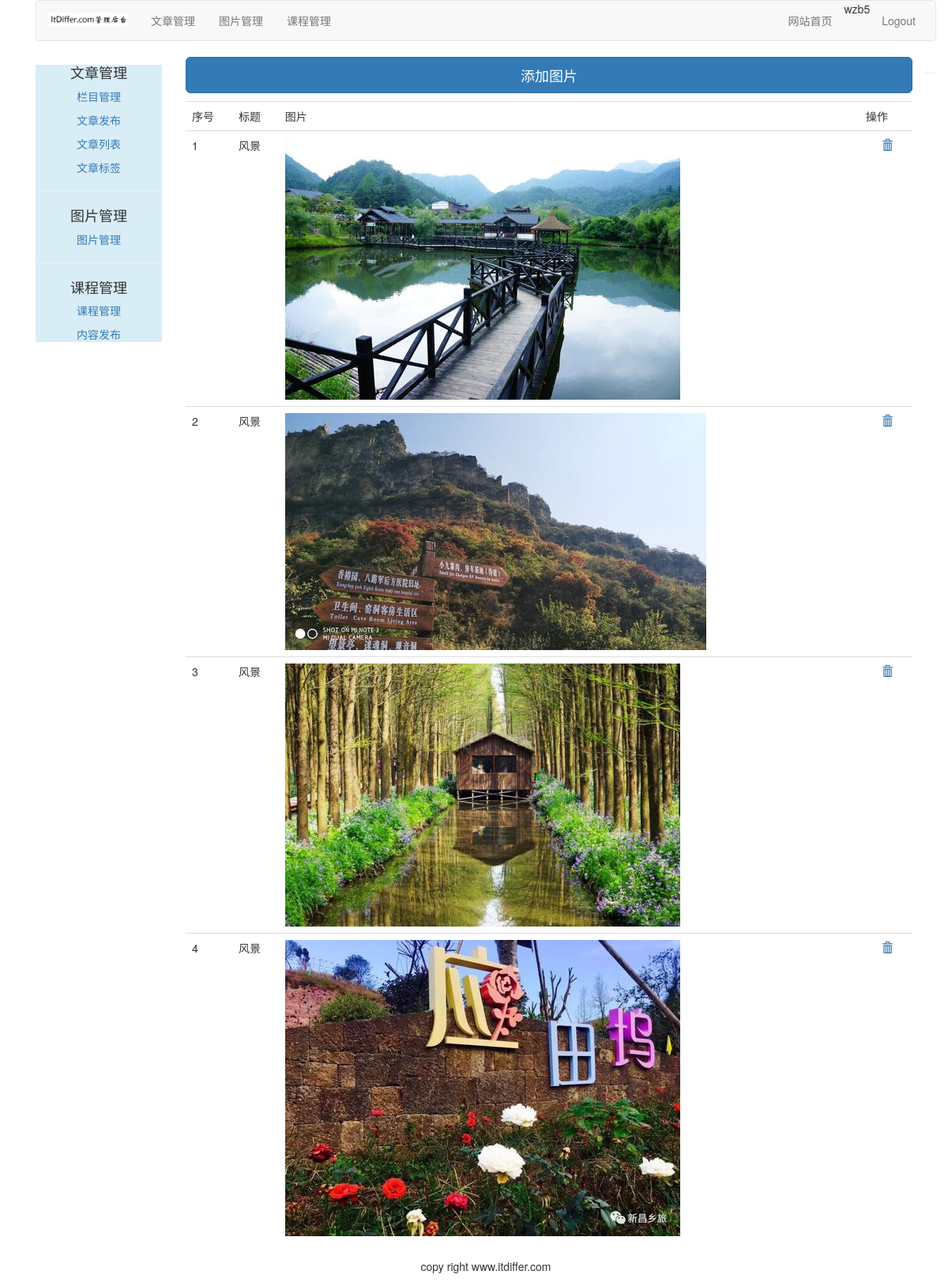
The page /image/list-images/ (signed in) on the database its author committed.
### image/models.py (models this page shows, shortened)
class Image(models.Model):
    user = models.ForeignKey(User, on_delete=models.CASCADE, related_name="iamges")
    title = models.CharField(max_length=300)
    url = models.URLField()
    slug = models.SlugField(max_length=500, blank=True)
    description = models.TextField(blank=True)
    created = models.DateField(auto_now_add=True, db_index=True)
    image = models.ImageField(upload_to='images/%Y/%m/%d')

### image/views.py (the view)
# urls.py: path('list-images/', views.list_images, name="list_images"),
@login_required(login_url='/account/login/')
def list_images(request):
    images = Image.objects.filter(user=request.user)
    return render(request, 'image/list_images.html', {"images": images})

### templates/image/list_images.html (shortened to what this page needs)
{% extends "article/base.html" %}
{% load thumbnail %}
{% load static %}
{% block content %}
<div>
    <button type="button" class="btn btn-primary btn-lg btn-block" onclick="add_image()"> 添加图片</button>
    <div style="margin-top:10px;">
        <table class="table table-hover">
            <tr>
                <td>序号</td>
                <td>标题</td>
                <td>图片</td>
                <td>操作</td>
            </tr>
            {% for image in images %}
            <tr>
                <td>{{ forloop.counter }}</td>
                <td>{{ image.title }}</td>
                {% thumbnail image.image "100x100" crop="center" as im %}
                <td><img src="{{ im.url }}" width="{{ im.width }}" height="{{ im.height }}"></td>
                {% endthumbnail %}
                <td><a nane="delete" href="javascript:" onclick="del_image(this, {{ image.id }})"><span class="glyphicon glyphicon-trash" style="margin-left:20px;"></span></a></td>
            </tr>
            {% empty %}
            <p>还没有图片，请点击上面的按钮添加图片</p>
            {% endfor %}
        </table>
    </div>
</div>
{% endblock %}

### templates/article/header.html
{% load static %}
<div class="container">
    <nav class="navbar navbar-default" role="navigation">
        <div class="navbar-header">
            <a class="navbar-brand" href="http://www.itdiffer.com">
                <img src="{% static 'images/backlogo.png' %}" width="100px">
            </a>
        </div>
        <div>
            <ul class="nav navbar-nav" role="tablist">
                <li><a href="{% url 'article:article_column' %}">文章管理</a> </li>
                <li><a href="{% url 'image:list_images' %}">图片管理</a> </li>
                <li><a href="{% url 'course:manage_course' %}">课程管理</a> </li>
            </ul>
            <ul class="nav navbar-nav navbar-right" style="margin-right:10px">
                <li><a href="{% url 'blog:blog_title' %}">网站首页</a> </li>
                <li><span>{{ user.username }}</span></li>
                <li><a href="{% url 'account:user_logout' %}">Logout</a> </li>
            </ul>
        </div>
    </nav>
</div>

### rows shown on the page
Image: title "风景", shows a picture
Image: title "风景", shows a picture
Image: title "风景", shows a picture
Image: title "风景", shows a picture

### other values the page prints
{{ user.username }} "wzb5"
